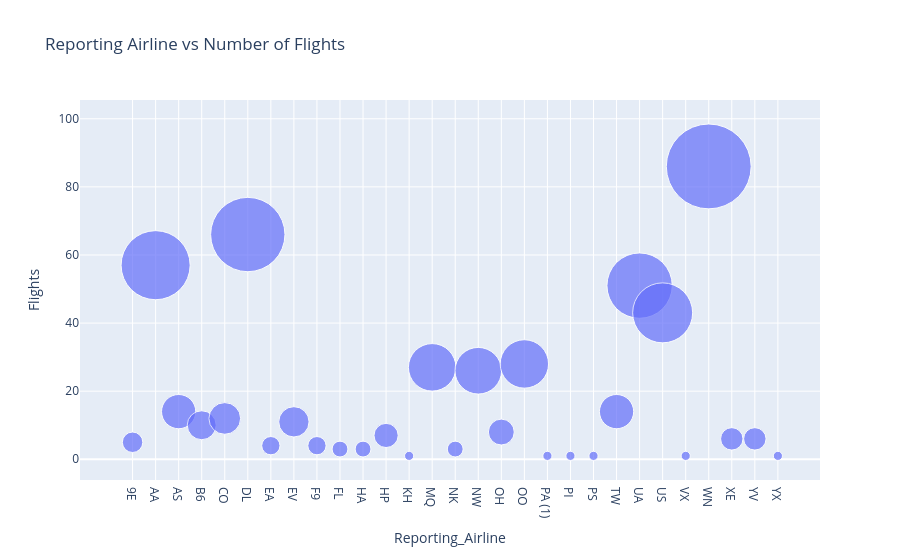

The code cell stored with this chart in its notebook:
### Code cell
# Create bubble chart here

fig = px.scatter(bub_data, x = 'Reporting_Airline', y = 'Flights', size = 'Flights', hover_name = 'Reporting_Airline', title = 'Reporting Airline vs Number of Flights', size_max = 60)

fig.show()

### Figure 1 — Plotly figure (JSON) as saved in the notebook; plotly's stock layout.template omitted (floating-point values rounded to 4 significant figures)
{"data": [{"hovertemplate": "<b>%{hovertext}</b><br><br>Reporting_Airline=%{x}<br>Flights=%{marker.size}<extra></extra>", "hovertext": ["9E", "AA", "AS", "B6", "CO", "DL", "EA", "EV", "F9", "FL", "HA", "HP", "KH", "MQ", "NK", "NW", "OH", "OO", "PA (1)", "PI", "PS", "TW", "UA", "US", "VX", "WN", "XE", "YV", "YX"], "legendgroup": "", "marker": {"color": "#636efa", "size": [5, 57, 14, 10, 12, 66, 4, 11, 4, 3, 3, 7, 1, 27, 3, 26, 8, 28, 1, 1, 1, 14, 51, 43, 1, 86, 6, 6, 1], "sizemode": "area", "sizeref": 0.02389, "symbol": "circle"}, "mode": "markers", "name": "", "orientation": "v", "showlegend": false, "type": "scatter", "x": ["9E", "AA", "AS", "B6", "CO", "DL", "EA", "EV", "F9", "FL", "HA", "HP", "KH", "MQ", "NK", "NW", "OH", "OO", "PA (1)", "PI", "PS", "TW", "UA", "US", "VX", "WN", "XE", "YV", "YX"], "xaxis": "x", "y": [5, 57, 14, 10, 12, 66, 4, 11, 4, 3, 3, 7, 1, 27, 3, 26, 8, 28, 1, 1, 1, 14, 51, 43, 1, 86, 6, 6, 1], "yaxis": "y"}], "layout": {"autosize": true, "legend": {"itemsizing": "constant", "tracegroupgap": 0}, "title": {"text": "Reporting Airline vs Number of Flights"}, "xaxis": {"anchor": "y", "autorange": true, "domain": [0, 1], "range": [-1.914, 29.73], "title": {"text": "Reporting_Airline"}, "type": "category"}, "yaxis": {"anchor": "x", "autorange": true, "domain": [0, 1], "range": [-7.308, 113.2], "title": {"text": "Flights"}, "type": "linear"}}}
